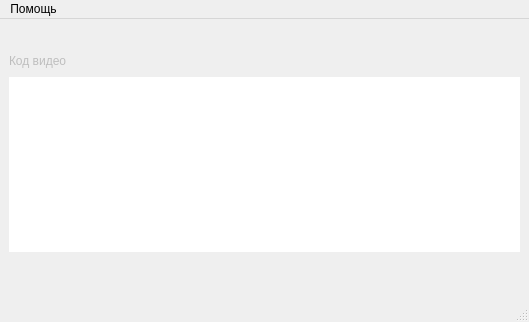
<?xml version="1.0" encoding="UTF-8"?>
<ui version="4.0">
 <class>MainWindow</class>
 <widget class="QMainWindow" name="MainWindow">
  <property name="geometry">
   <rect>
    <x>0</x>
    <y>0</y>
    <width>529</width>
    <height>322</height>
   </rect>
  </property>
  <property name="minimumSize">
   <size>
    <width>529</width>
    <height>322</height>
   </size>
  </property>
  <property name="maximumSize">
   <size>
    <width>529</width>
    <height>380</height>
   </size>
  </property>
  <property name="windowTitle">
   <string>Smart-TV Transmitter</string>
  </property>
  <widget class="QWidget" name="centralwidget">
   <layout class="QVBoxLayout" name="verticalLayout">
    <item>
     <layout class="QGridLayout" name="gridLayout">
      <item row="2" column="4">
       <spacer name="horizontalSpacer_4">
        <property name="orientation">
         <enum>Qt::Horizontal</enum>
        </property>
        <property name="sizeHint" stdset="0">
         <size>
          <width>40</width>
          <height>20</height>
         </size>
        </property>
       </spacer>
      </item>
      <item row="0" column="0">
       <spacer name="verticalSpacer">
        <property name="orientation">
         <enum>Qt::Vertical</enum>
        </property>
        <property name="sizeHint" stdset="0">
         <size>
          <width>20</width>
          <height>40</height>
         </size>
        </property>
       </spacer>
      </item>
      <item row="2" column="0">
       <widget class="QLabel" name="label">
        <property name="enabled">
         <bool>false</bool>
        </property>
        <property name="mouseTracking">
         <bool>false</bool>
        </property>
        <property name="text">
         <string>Код видео</string>
        </property>
        <property name="scaledContents">
         <bool>false</bool>
        </property>
        <property name="textInteractionFlags">
         <set>Qt::LinksAccessibleByKeyboard|Qt::LinksAccessibleByMouse|Qt::TextBrowserInteraction|Qt::TextSelectableByKeyboard|Qt::TextSelectableByMouse</set>
        </property>
       </widget>
      </item>
      <item row="2" column="3">
       <spacer name="horizontalSpacer_3">
        <property name="orientation">
         <enum>Qt::Horizontal</enum>
        </property>
        <property name="sizeHint" stdset="0">
         <size>
          <width>40</width>
          <height>20</height>
         </size>
        </property>
       </spacer>
      </item>
      <item row="3" column="0" colspan="7">
       <widget class="QPlainTextEdit" name="plainTextEdit">
        <property name="toolTip">
         <string notr="true">Вставьте скопированный html код видео</string>
        </property>
        <property name="toolTipDuration">
         <number>-1</number>
        </property>
        <property name="styleSheet">
         <string notr="true">border: solid 1px;
color: #535a60;</string>
        </property>
        <property name="backgroundVisible">
         <bool>false</bool>
        </property>
       </widget>
      </item>
     </layout>
    </item>
    <item>
     <layout class="QHBoxLayout" name="horizontalLayout">
      <item>
       <spacer name="horizontalSpacer">
        <property name="orientation">
         <enum>Qt::Horizontal</enum>
        </property>
        <property name="sizeHint" stdset="0">
         <size>
          <width>40</width>
          <height>20</height>
         </size>
        </property>
       </spacer>
      </item>
      <item>
       <widget class="QLabel" name="label_2">
        <property name="enabled">
         <bool>false</bool>
        </property>
        <property name="minimumSize">
         <size>
          <width>212</width>
          <height>0</height>
         </size>
        </property>
        <property name="baseSize">
         <size>
          <width>0</width>
          <height>0</height>
         </size>
        </property>
        <property name="cursor">
         <cursorShape>IBeamCursor</cursorShape>
        </property>
        <property name="styleSheet">
         <string notr="true">font: Arial;
font-weight: bold;
font-size: 25px;
color: #5d5d5d;
border: none;
background: none;
background-color: none;</string>
        </property>
        <property name="text">
         <string/>
        </property>
        <property name="textInteractionFlags">
         <set>Qt::LinksAccessibleByKeyboard|Qt::LinksAccessibleByMouse|Qt::TextBrowserInteraction|Qt::TextEditable|Qt::TextEditorInteraction|Qt::TextSelectableByKeyboard|Qt::TextSelectableByMouse</set>
        </property>
       </widget>
      </item>
      <item>
       <widget class="QPushButton" name="runButton">
        <property name="minimumSize">
         <size>
          <width>39</width>
          <height>33</height>
         </size>
        </property>
        <property name="maximumSize">
         <size>
          <width>27</width>
          <height>42</height>
         </size>
        </property>
        <property name="baseSize">
         <size>
          <width>0</width>
          <height>0</height>
         </size>
        </property>
        <property name="cursor">
         <cursorShape>PointingHandCursor</cursorShape>
        </property>
        <property name="styleSheet">
         <string notr="true">border-radius: 100px;</string>
        </property>
        <property name="text">
         <string/>
        </property>
        <property name="icon">
         <iconset>
          <normaloff>../resources/images/paly-btn.png</normaloff>../resources/images/paly-btn.png</iconset>
        </property>
        <property name="iconSize">
         <size>
          <width>47</width>
          <height>54</height>
         </size>
        </property>
        <property name="checkable">
         <bool>false</bool>
        </property>
        <property name="autoRepeat">
         <bool>false</bool>
        </property>
        <property name="autoExclusive">
         <bool>false</bool>
        </property>
        <property name="autoDefault">
         <bool>false</bool>
        </property>
        <property name="default">
         <bool>false</bool>
        </property>
        <property name="flat">
         <bool>false</bool>
        </property>
       </widget>
      </item>
     </layout>
    </item>
   </layout>
  </widget>
  <widget class="QMenuBar" name="menubar">
   <property name="geometry">
    <rect>
     <x>0</x>
     <y>0</y>
     <width>529</width>
     <height>29</height>
    </rect>
   </property>
   <widget class="QMenu" name="menu">
    <property name="title">
     <string>Помощь</string>
    </property>
    <addaction name="actionHowTo"/>
    <addaction name="actionAbout"/>
   </widget>
   <addaction name="menu"/>
  </widget>
  <widget class="QStatusBar" name="statusbar"/>
  <action name="actionHowTo">
   <property name="text">
    <string>Как пользоваться</string>
   </property>
  </action>
  <action name="actionAbout">
   <property name="text">
    <string>О программе</string>
   </property>
  </action>
 </widget>
 <resources/>
 <connections/>
</ui>
